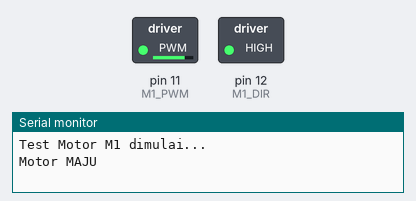
Bench run of a sketch on a simulated Arduino Uno, built with avr-gcc and run on an emulated ATmega328P. On the bench: switched loads named in the sketch (green lamp = pin HIGH), the last lines printed to the serial monitor.

Above: at 0.05 s.
At 4.0 s:
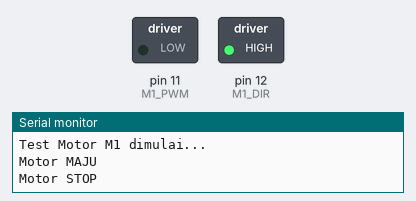
At 7.95 s:
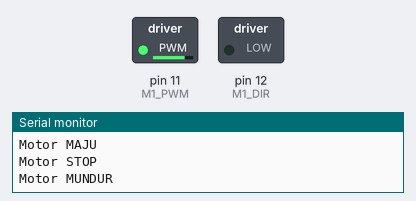
Timing chart, 0 to 10.4 s (numbered marks = the images above):
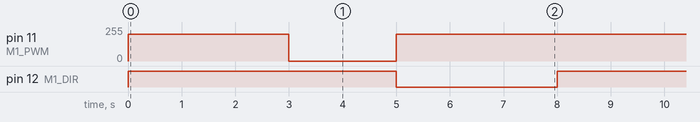

The sketch:

P1shield.ino
```cpp
#define M1_PWM 11
#define M1_DIR 12

//#define M2_PWM 3
//#define M2_DIR 13

void setup() {
  Serial.begin(9600);

  pinMode(M1_PWM, OUTPUT);
  pinMode(M1_DIR, OUTPUT);


  Serial.println("Test Motor M1 dimulai...");
}

void loop() {

  Serial.println("Motor MAJU");

  digitalWrite(M1_DIR, HIGH);

  analogWrite(M1_PWM, 200);

  delay(3000);

  Serial.println("Motor STOP");

  analogWrite(M1_PWM, 0);

  delay(2000);

  Serial.println("Motor MUNDUR");

  digitalWrite(M1_DIR, LOW);

  analogWrite(M1_PWM, 200);

  delay(3000);
}
```

Measured:
- by itself, pin 11 (M1_PWM): repeats every 8.0 s: 0/255 2.0 s, 200/255 6.0 s
- by itself, pin 12 (M1_DIR): alternates HIGH for 5.0 s and LOW for 3.0 s
